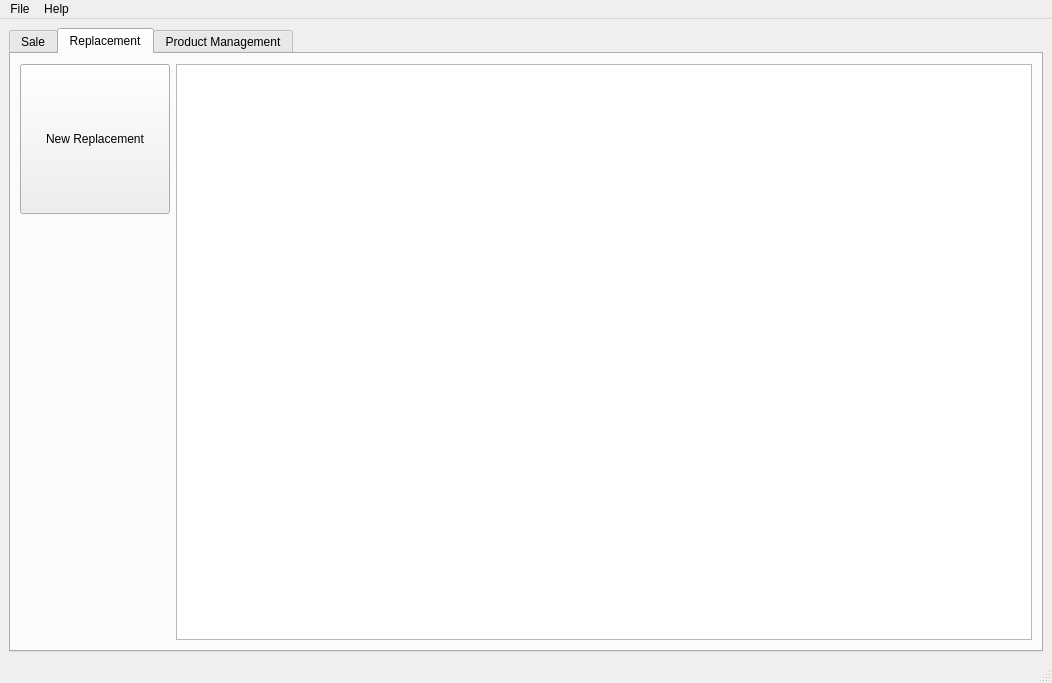
<?xml version="1.0" encoding="UTF-8"?>
<ui version="4.0">
 <class>MainWindow</class>
 <widget class="QMainWindow" name="MainWindow">
  <property name="geometry">
   <rect>
    <x>0</x>
    <y>0</y>
    <width>1052</width>
    <height>677</height>
   </rect>
  </property>
  <property name="windowTitle">
   <string>MainWindow</string>
  </property>
  <widget class="QWidget" name="centralwidget">
   <layout class="QHBoxLayout" name="horizontalLayout_2">
    <item>
     <widget class="QTabWidget" name="tabWidget">
      <property name="whatsThis">
       <string>&lt;html&gt;&lt;head/&gt;&lt;body&gt;&lt;p&gt;&lt;br/&gt;&lt;/p&gt;&lt;/body&gt;&lt;/html&gt;</string>
      </property>
      <property name="currentIndex">
       <number>1</number>
      </property>
      <widget class="QWidget" name="tab">
       <attribute name="title">
        <string>Sale</string>
       </attribute>
       <layout class="QGridLayout" name="gridLayout">
        <item row="0" column="1">
         <widget class="QListWidget" name="listWidget">
          <property name="minimumSize">
           <size>
            <width>0</width>
            <height>0</height>
           </size>
          </property>
         </widget>
        </item>
        <item row="0" column="0">
         <layout class="QVBoxLayout" name="verticalLayout">
          <item>
           <layout class="QVBoxLayout" name="verticalLayout_2">
            <property name="spacing">
             <number>0</number>
            </property>
            <property name="sizeConstraint">
             <enum>QLayout::SetMinimumSize</enum>
            </property>
            <property name="leftMargin">
             <number>0</number>
            </property>
            <property name="topMargin">
             <number>0</number>
            </property>
            <property name="rightMargin">
             <number>0</number>
            </property>
            <item>
             <widget class="QPushButton" name="pushButton">
              <property name="minimumSize">
               <size>
                <width>45</width>
                <height>185</height>
               </size>
              </property>
              <property name="text">
               <string>Creat a Bill</string>
              </property>
             </widget>
            </item>
           </layout>
          </item>
          <item>
           <layout class="QVBoxLayout" name="verticalLayout_3">
            <item>
             <widget class="QPushButton" name="pushButton_2">
              <property name="minimumSize">
               <size>
                <width>220</width>
                <height>183</height>
               </size>
              </property>
              <property name="text">
               <string>Print Bill</string>
              </property>
             </widget>
            </item>
           </layout>
          </item>
          <item>
           <layout class="QVBoxLayout" name="verticalLayout_4">
            <item>
             <widget class="QPushButton" name="pushButton_3">
              <property name="minimumSize">
               <size>
                <width>0</width>
                <height>185</height>
               </size>
              </property>
              <property name="text">
               <string>Add Product to Bill</string>
              </property>
             </widget>
            </item>
           </layout>
          </item>
         </layout>
        </item>
       </layout>
      </widget>
      <widget class="QWidget" name="tab_4">
       <attribute name="title">
        <string>Replacement</string>
       </attribute>
       <layout class="QFormLayout" name="formLayout">
        <item row="1" column="0">
         <widget class="QPushButton" name="pushButton_5">
          <property name="minimumSize">
           <size>
            <width>150</width>
            <height>150</height>
           </size>
          </property>
          <property name="text">
           <string>New Replacement</string>
          </property>
         </widget>
        </item>
        <item row="1" column="1">
         <widget class="QListWidget" name="listWidget_3">
          <property name="minimumSize">
           <size>
            <width>0</width>
            <height>576</height>
           </size>
          </property>
          <property name="autoScroll">
           <bool>true</bool>
          </property>
          <property name="dragDropMode">
           <enum>QAbstractItemView::NoDragDrop</enum>
          </property>
         </widget>
        </item>
       </layout>
      </widget>
      <widget class="QWidget" name="tab_2">
       <attribute name="title">
        <string>Product Management</string>
       </attribute>
       <layout class="QHBoxLayout" name="horizontalLayout">
        <item>
         <layout class="QVBoxLayout" name="verticalLayout_6">
          <property name="spacing">
           <number>0</number>
          </property>
          <property name="rightMargin">
           <number>0</number>
          </property>
          <property name="bottomMargin">
           <number>0</number>
          </property>
          <item>
           <widget class="QPushButton" name="pushButton_7">
            <property name="minimumSize">
             <size>
              <width>200</width>
              <height>200</height>
             </size>
            </property>
            <property name="maximumSize">
             <size>
              <width>150</width>
              <height>16777215</height>
             </size>
            </property>
            <property name="font">
             <font>
              <pointsize>48</pointsize>
             </font>
            </property>
            <property name="text">
             <string>Add</string>
            </property>
           </widget>
          </item>
          <item>
           <spacer name="verticalSpacer">
            <property name="orientation">
             <enum>Qt::Vertical</enum>
            </property>
            <property name="sizeHint" stdset="0">
             <size>
              <width>20</width>
              <height>40</height>
             </size>
            </property>
           </spacer>
          </item>
          <item>
           <widget class="QPushButton" name="pushButton_6">
            <property name="minimumSize">
             <size>
              <width>200</width>
              <height>200</height>
             </size>
            </property>
            <property name="maximumSize">
             <size>
              <width>150</width>
              <height>16777215</height>
             </size>
            </property>
            <property name="font">
             <font>
              <pointsize>48</pointsize>
             </font>
            </property>
            <property name="text">
             <string>Delete</string>
            </property>
           </widget>
          </item>
         </layout>
        </item>
        <item>
         <widget class="QListWidget" name="listWidget_2"/>
        </item>
       </layout>
      </widget>
     </widget>
    </item>
   </layout>
  </widget>
  <widget class="QMenuBar" name="menubar">
   <property name="geometry">
    <rect>
     <x>0</x>
     <y>0</y>
     <width>1052</width>
     <height>21</height>
    </rect>
   </property>
   <widget class="QMenu" name="menuFile">
    <property name="title">
     <string>File</string>
    </property>
    <addaction name="separator"/>
    <addaction name="actionQuit"/>
   </widget>
   <widget class="QMenu" name="menuHelp">
    <property name="title">
     <string>Help</string>
    </property>
    <addaction name="actionAbout"/>
   </widget>
   <addaction name="menuFile"/>
   <addaction name="menuHelp"/>
  </widget>
  <widget class="QStatusBar" name="statusbar"/>
  <action name="actionQuit">
   <property name="text">
    <string>Quit</string>
   </property>
  </action>
  <action name="actionAbout">
   <property name="text">
    <string>About</string>
   </property>
  </action>
 </widget>
 <resources/>
 <connections/>
</ui>
